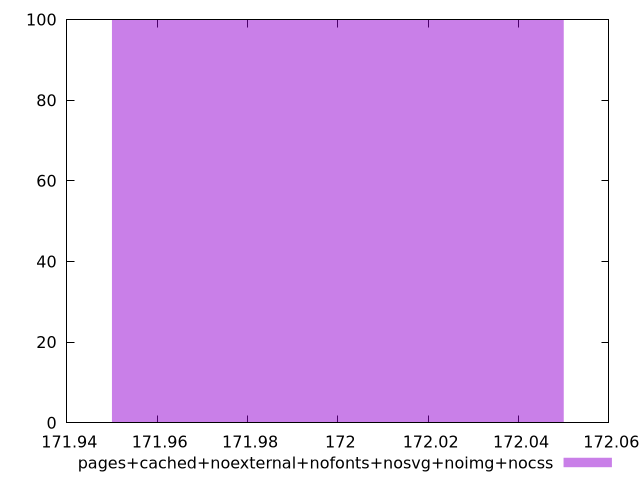

This figure's gnuplot source:
$_pagesCachedNoexternalNofontsNosvgNoimgNocss <<EOF
172 100
EOF
set key outside below
set terminal pngcairo
set output "report_00004_2020-11-02T20-21-41.718Z/dom-size/pages+cached+noexternal+nofonts+nosvg+noimg+nocss//raw_hist.png"
set yrange [0:100]
set boxwidth 0.1
set style fill transparent solid 0.5 noborder
plot $_pagesCachedNoexternalNofontsNosvgNoimgNocss title "pages+cached+noexternal+nofonts+nosvg+noimg+nocss" with boxes ,
